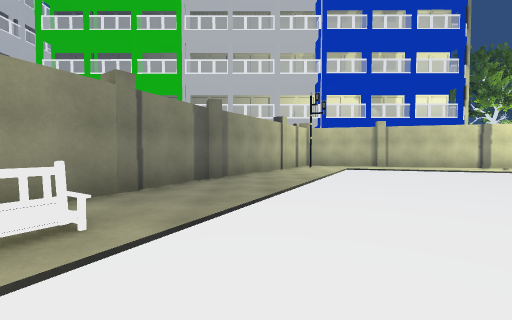
view 1 (above)

16 first-person views from a walk through a Unity game level. The camera is 1.5 m above the floor, tilts 2° down and sees 90° across. Doors are open. The floor is counted in squares, 2 m on a side. Each view is taken from the middle of a square. On the plan, view 1 faces up. The plan holds only what a view shows up to about 9 squares ahead; the rest is blank. The place goes on beyond the plan. The player character is not drawn. Some animated figures are left out. Some surface patterns are stand-ins.

view 2
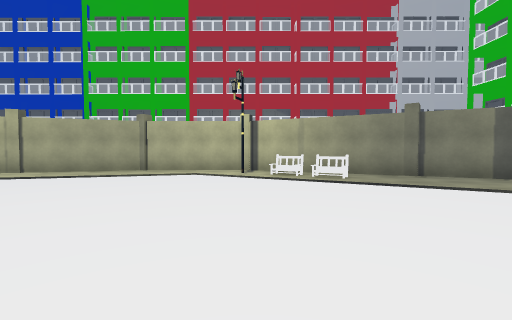

view 3
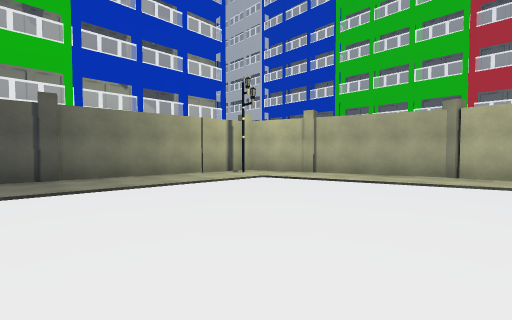

view 4
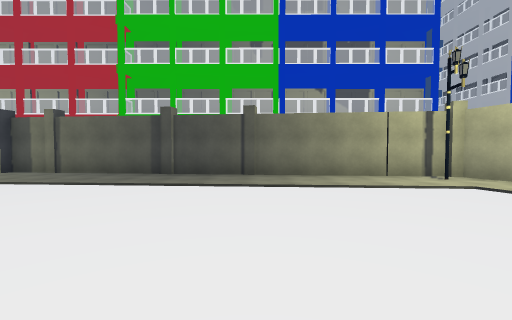

view 5
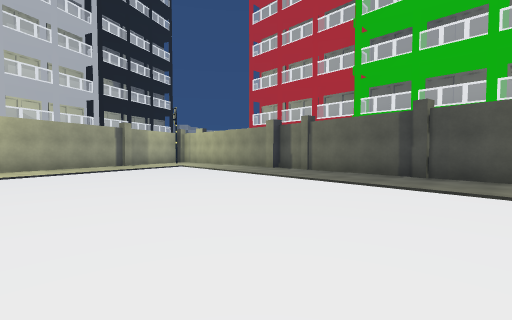

view 6
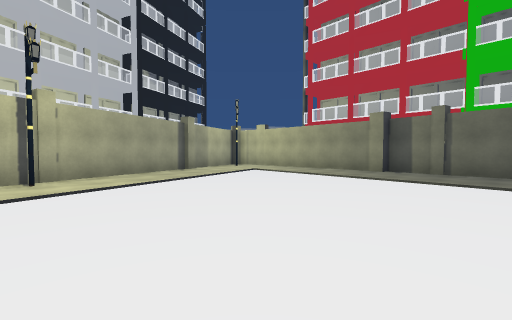

view 7
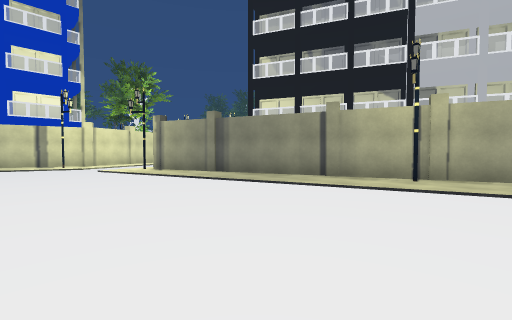

view 8
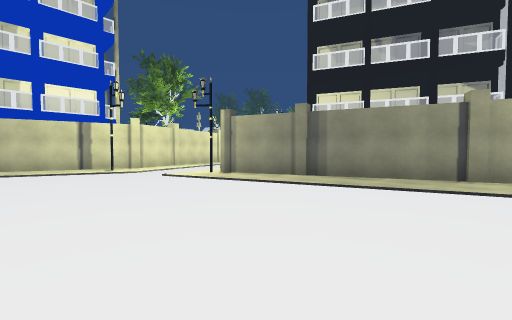

view 9
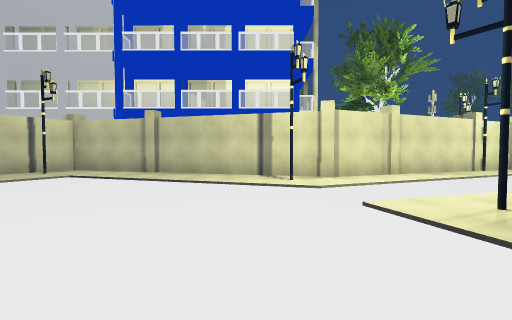

view 10
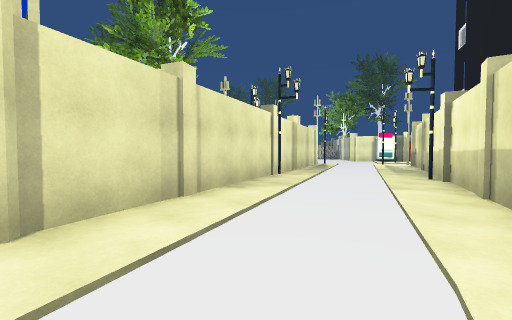

view 11
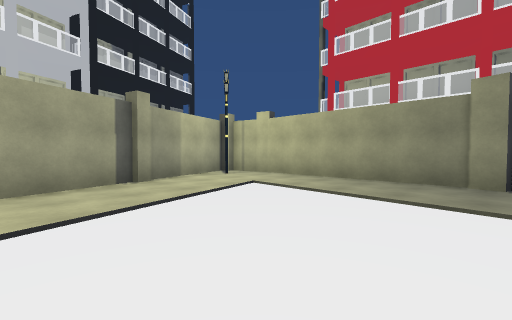

view 12
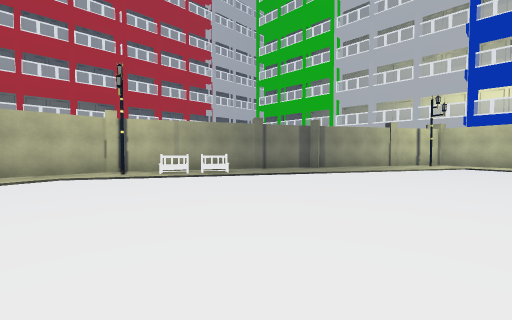

view 13
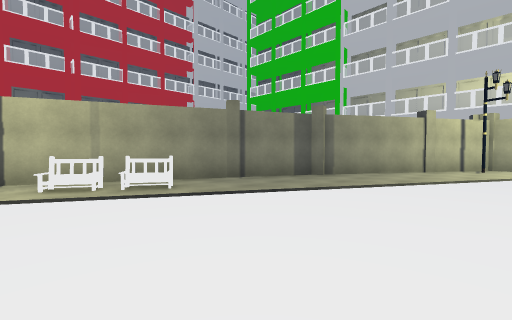

view 14
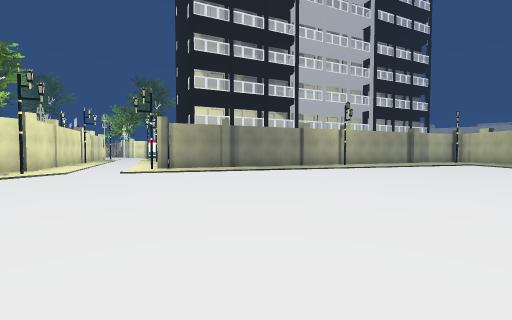

view 15
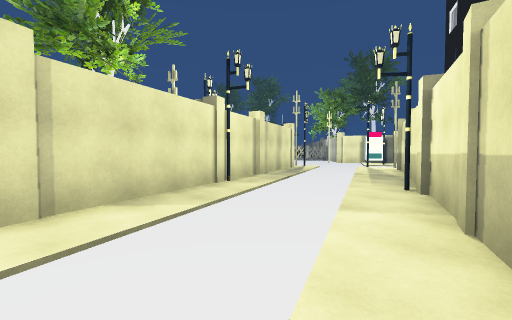

view 16
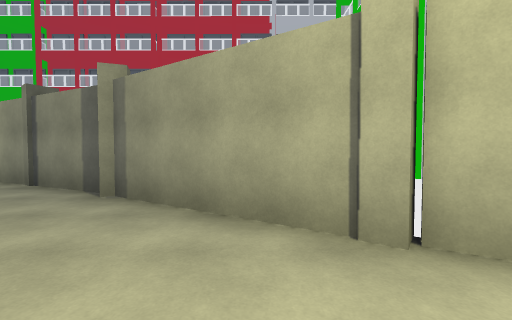

### Floor plan
Points are (right, up) in squares from view 1. A wall is a line through its corners. A room is listed if a view was taken in it or the views show most of it. See-through windows are left out.
Room 1 (views 1, 2, 3, 4, 5, 6, 7, 8, 9, 10, 11, 12, 13, 14, 15, 16)
walls: (-1.2, 6.6) (-4.4, -0.3) (-4.3, -3.9); (-4.3, -4.2) (-2.5, -10) (11.1, -11.4); (10.9, -11) (11.7, -11.2); (11.5, -11.3) (16.7, -11.3); (11.1, 9.9) (2.4, 12.3); (17.1, -7.2) (12.1, 5.9); (17, -7.6) (16.8, -7.1); (2.4, 12) (-1, 6.8); (18.3, -10.4) (17.2, -7.5)
ways out: opening at (13, 8.7)
objects: bench (-3, 1) to (-2, 2); other object (-2, -9); other object (10, 9); other object (15, -2)

Where each view was taken, in squares from view 1:
view 1: 0 up, 0 right, facing up
view 2: 0 up, 5 right, facing left
view 3: 3 down, 4 right, facing down-left
view 4: 3 down, 3 right, facing down
view 5: 3 down, 4 right, facing down-right
view 6: 2 down, 8 right, facing down-right
view 7: 4 down, 8 right, facing up-right
view 8: 1 down, 7 right, facing up-right
view 9: 3 up, 9 right, facing up
view 10: 7 up, 11 right, facing up-right
view 11: 5 down, 11 right, facing down-right
view 12: 3 down, 5 right, facing up-left
view 13: 0 up, 3 right, facing up-left
view 14: 2 up, 2 right, facing right
view 15: 7 up, 13 right, facing up-right
view 16: 9 up, 3 right, facing left
